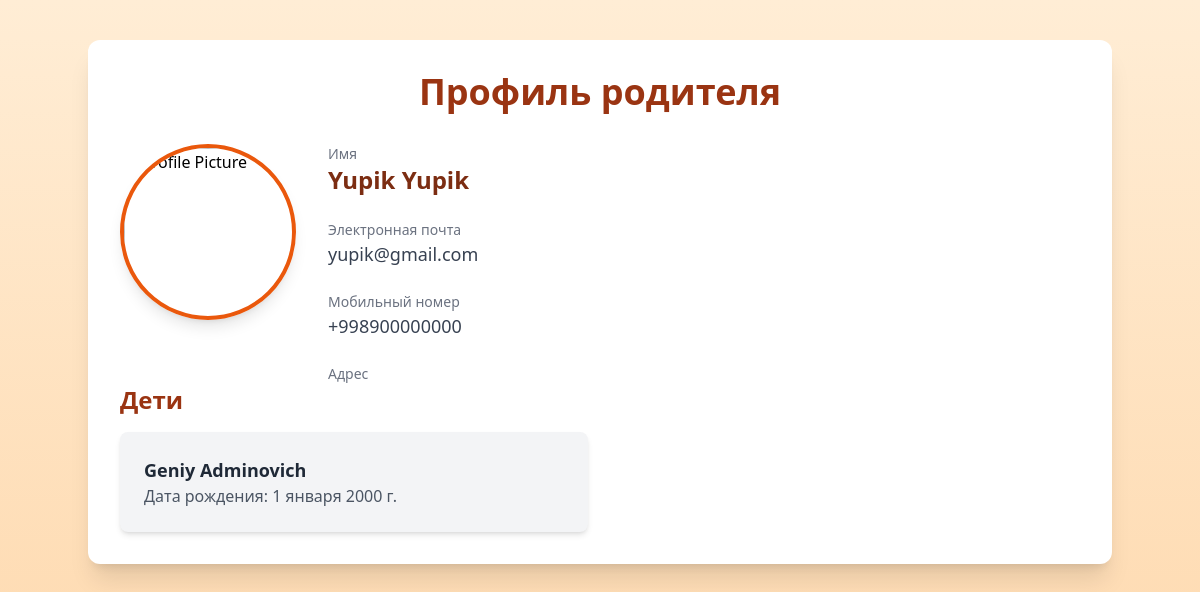
Screenshot of /profile/2/ (signed in) with the database file from the repository.
### main/models.py (models this page shows, shortened)
class ParentUser(AbstractBaseUser, PermissionsMixin):
    email = models.EmailField(db_index=True, unique=True, max_length=254)
    first_name = models.CharField(max_length=240)
    last_name = models.CharField(max_length=240)
    mobile = models.CharField(max_length=50, blank=True, null=True)
    address = models.CharField(max_length=255, blank=True, null=True)
    image = models.ImageField(upload_to='profile_images', blank=True, null=True)
    is_active = models.BooleanField(default=True)
    is_staff = models.BooleanField(default=False)
    is_superuser = models.BooleanField(default=False)
    email_confirmed = models.BooleanField(default=False)
    confirmation_token = models.CharField(max_length=100, blank=True, null=True)
    token_created_at = models.DateTimeField(blank=True, null=True)
    password_reset_token = models.CharField(max_length=100, blank=True, null=True)
    password_token_created_at = models.DateTimeField(blank=True, null=True)
    PASSWORD_RESET_TIMEOUT = 3600
    objects = CustomUserManager()
    USERNAME_FIELD = 'email'
    REQUIRED_FIELDS = ['first_name', 'last_name', 'mobile']
    class Meta:
        verbose_name = 'User'
        verbose_name_plural = 'Users'

class ChildUser(models.Model):
    first_name = models.CharField(max_length=240)
    last_name = models.CharField(max_length=240)
    birth_date = models.DateField()
    parents = models.ManyToManyField(
        'ParentUser',
        related_name='children',
        blank=False
    )

### main/views.py (the view, shortened to what this page needs)
# urls.py: path('profile/<int:user_id>/', profile_view, name='profile'),
@login_required
def profile_view(request, user_id):
    current_language = request.session.get("language", "ru")
    translation.activate(current_language)
    user = get_object_or_404(ParentUser, id=user_id)
    if request.user.id != user.id:
        can_edit = False
        edit_form = None
        child_form = None
    children = user.children.all()
    user_data = {
        'first_name': user.first_name,
        'last_name': user.last_name,
        'mobile': user.mobile,
        'address': user.address,
        'email': user.email,
        'image': user.image.url if user.image else 'https://st3.depositphotos.com/15648834/17930/v/600/depositphotos_179308454-stock-illustration-unknown-person-silhouette-glasses-profile.jpg',
    }
    template_name = "uz/user/profile.html" if current_language == "uz" else "user/profile.html"
    context = {
        'user_data': user_data,
        'edit_form': edit_form,
        'can_edit': can_edit,
        'profile_user': user,
        'child_form': child_form,
        'children': children,
    }
    return render(request, template_name, context)

### main/templates/user/profile.html (shortened to what this page needs)
<head>
  <script src="https://cdn.tailwindcss.com"></script>
</head>
<div class="min-h-screen bg-gradient-to-b from-orange-100 to-orange-200 py-10 px-4">
  <div class="bg-white shadow-xl rounded-xl p-8 max-w-5xl mx-auto">
    <div class="text-center mb-8">
      <h1 class="text-4xl font-extrabold text-orange-800">Профиль родителя</h1>
    </div>
    <div class="flex flex-col md:flex-row items-center md:items-start gap-8">
      <div class="flex-shrink-0 relative">
        <img
          src="{{ user_data.image }}"
          alt="Profile Picture"
          class="w-44 h-44 rounded-full object-cover border-4 border-orange-600 shadow-lg hover:scale-105 transform transition-all duration-300"
          loading="lazy"
        />
      </div>
      <div class="flex-1">
        <div class="space-y-6">
          <div>
            <p class="text-sm text-gray-500">Имя</p>
            <h2 class="text-2xl font-semibold text-orange-900">{{ user_data.first_name }} {{ user_data.last_name }}</h2>
          </div>
          <div>
            <p class="text-sm text-gray-500">Электронная почта</p>
            <p class="text-lg text-gray-700">{{ user_data.email }}</p>
          </div>
          <div>
            <p class="text-sm text-gray-500">Мобильный номер</p>
            <p class="text-lg text-gray-700">{{ user_data.mobile }}</p>
          </div>
          <div>
            <p class="text-sm text-gray-500">Адрес</p>
          </div>
        </div>
      </div>
    </div>
    <div>
      <h3 class="text-2xl font-bold text-orange-800 mb-4">Дети</h3>
      <div class="grid gap-6 md:grid-cols-2">
        {% for child in children %}
          <div class="bg-gray-100 p-6 rounded-lg shadow-md hover:shadow-lg transition">
            <h4 class="text-lg font-semibold text-gray-800">{{ child.first_name }} {{ child.last_name }}</h4>
            <p class="text-gray-600">Дата рождения: {{ child.birth_date }}</p>
          </div>
        {% empty %}
          <p class="text-gray-500">Нет данных о детях.</p>
        {% endfor %}
      </div>
    </div>
  </div>
</div>

### rows the page displays
ParentUser: first_name "Yupik", last_name "Yupik", email "yupik@gmail.com", mobile "+998900000000"
ChildUser: first_name "Geniy", last_name "Adminovich", birth_date "1 января 2000 г."
